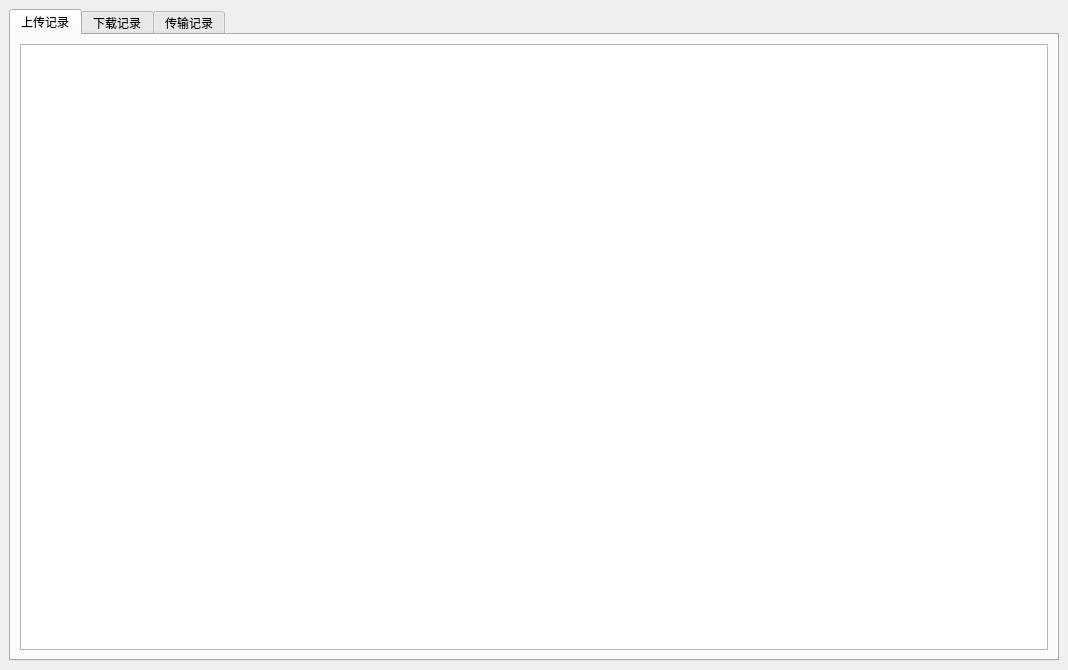
<?xml version="1.0" encoding="UTF-8"?>
<ui version="4.0">
 <class>MainWindow</class>
 <widget class="QWidget" name="MainWindow">
  <property name="windowModality">
   <enum>Qt::NonModal</enum>
  </property>
  <property name="geometry">
   <rect>
    <x>0</x>
    <y>0</y>
    <width>1068</width>
    <height>670</height>
   </rect>
  </property>
  <property name="windowTitle">
   <string>CloudDisk</string>
  </property>
  <property name="windowIcon">
   <iconset resource="resource.qrc">
    <normaloff>:/resource/logo_ico.ico</normaloff>:/resource/logo_ico.ico</iconset>
  </property>
  <layout class="QHBoxLayout" name="horizontalLayout">
   <property name="spacing">
    <number>0</number>
   </property>
   <property name="leftMargin">
    <number>0</number>
   </property>
   <property name="topMargin">
    <number>0</number>
   </property>
   <property name="rightMargin">
    <number>0</number>
   </property>
   <property name="bottomMargin">
    <number>0</number>
   </property>
   <item>
    <widget class="MainHeader" name="left_wg" native="true"/>
   </item>
   <item>
    <widget class="QWidget" name="right_wg" native="true">
     <property name="styleSheet">
      <string notr="true"/>
     </property>
     <layout class="QHBoxLayout" name="horizontalLayout_2">
      <property name="spacing">
       <number>0</number>
      </property>
      <property name="leftMargin">
       <number>0</number>
      </property>
      <property name="topMargin">
       <number>0</number>
      </property>
      <property name="rightMargin">
       <number>0</number>
      </property>
      <property name="bottomMargin">
       <number>0</number>
      </property>
      <item>
       <widget class="QStackedWidget" name="stackedWidget">
        <property name="currentIndex">
         <number>4</number>
        </property>
        <widget class="QWidget" name="page_list">
         <layout class="QHBoxLayout" name="horizontalLayout_3">
          <property name="spacing">
           <number>0</number>
          </property>
          <property name="leftMargin">
           <number>0</number>
          </property>
          <property name="topMargin">
           <number>0</number>
          </property>
          <property name="rightMargin">
           <number>0</number>
          </property>
          <property name="bottomMargin">
           <number>0</number>
          </property>
          <item>
           <widget class="QWidget" name="widget" native="true">
            <layout class="QHBoxLayout" name="horizontalLayout_8">
             <property name="spacing">
              <number>0</number>
             </property>
             <property name="leftMargin">
              <number>0</number>
             </property>
             <property name="topMargin">
              <number>0</number>
             </property>
             <property name="rightMargin">
              <number>0</number>
             </property>
             <property name="bottomMargin">
              <number>0</number>
             </property>
             <item>
              <widget class="QListWidget" name="listWidget">
               <property name="frameShape">
                <enum>QFrame::NoFrame</enum>
               </property>
               <property name="frameShadow">
                <enum>QFrame::Raised</enum>
               </property>
               <property name="editTriggers">
                <set>QAbstractItemView::NoEditTriggers</set>
               </property>
               <property name="selectionMode">
                <enum>QAbstractItemView::ExtendedSelection</enum>
               </property>
               <property name="resizeMode">
                <enum>QListView::Adjust</enum>
               </property>
               <property name="spacing">
                <number>30</number>
               </property>
              </widget>
             </item>
            </layout>
           </widget>
          </item>
         </layout>
        </widget>
        <widget class="QWidget" name="page_upload">
         <layout class="QHBoxLayout" name="horizontalLayout_4">
          <property name="spacing">
           <number>0</number>
          </property>
          <property name="leftMargin">
           <number>0</number>
          </property>
          <property name="topMargin">
           <number>0</number>
          </property>
          <property name="rightMargin">
           <number>0</number>
          </property>
          <property name="bottomMargin">
           <number>0</number>
          </property>
          <item>
           <widget class="QWidget" name="widget_2" native="true">
            <widget class="QLabel" name="label_2">
             <property name="geometry">
              <rect>
               <x>150</x>
               <y>80</y>
               <width>132</width>
               <height>38</height>
              </rect>
             </property>
             <property name="text">
              <string>&lt;html&gt;&lt;head/&gt;&lt;body&gt;&lt;p align=&quot;center&quot;&gt;&lt;span style=&quot; font-size:20pt;&quot;&gt;上传列表&lt;/span&gt;&lt;/p&gt;&lt;/body&gt;&lt;/html&gt;</string>
             </property>
            </widget>
           </widget>
          </item>
         </layout>
        </widget>
        <widget class="QWidget" name="page_myshare">
         <layout class="QHBoxLayout" name="horizontalLayout_5">
          <property name="spacing">
           <number>0</number>
          </property>
          <property name="leftMargin">
           <number>0</number>
          </property>
          <property name="topMargin">
           <number>0</number>
          </property>
          <property name="rightMargin">
           <number>0</number>
          </property>
          <property name="bottomMargin">
           <number>0</number>
          </property>
          <item>
           <widget class="QWidget" name="widget_5" native="true">
            <widget class="QLabel" name="label_3">
             <property name="geometry">
              <rect>
               <x>130</x>
               <y>120</y>
               <width>132</width>
               <height>38</height>
              </rect>
             </property>
             <property name="text">
              <string>&lt;html&gt;&lt;head/&gt;&lt;body&gt;&lt;p align=&quot;center&quot;&gt;&lt;span style=&quot; font-size:20pt;&quot;&gt;我的分享&lt;/span&gt;&lt;/p&gt;&lt;/body&gt;&lt;/html&gt;</string>
             </property>
            </widget>
           </widget>
          </item>
         </layout>
        </widget>
        <widget class="QWidget" name="page_shares">
         <layout class="QHBoxLayout" name="horizontalLayout_6">
          <property name="spacing">
           <number>0</number>
          </property>
          <property name="leftMargin">
           <number>0</number>
          </property>
          <property name="topMargin">
           <number>0</number>
          </property>
          <property name="rightMargin">
           <number>0</number>
          </property>
          <property name="bottomMargin">
           <number>0</number>
          </property>
          <item>
           <widget class="QWidget" name="widget_4" native="true">
            <widget class="QLabel" name="label_4">
             <property name="geometry">
              <rect>
               <x>450</x>
               <y>40</y>
               <width>132</width>
               <height>38</height>
              </rect>
             </property>
             <property name="text">
              <string>&lt;html&gt;&lt;head/&gt;&lt;body&gt;&lt;p align=&quot;center&quot;&gt;&lt;span style=&quot; font-size:20pt;&quot;&gt;分享列表&lt;/span&gt;&lt;/p&gt;&lt;/body&gt;&lt;/html&gt;</string>
             </property>
            </widget>
            <widget class="QTableWidget" name="tabwg_shares">
             <property name="geometry">
              <rect>
               <x>160</x>
               <y>110</y>
               <width>801</width>
               <height>511</height>
              </rect>
             </property>
            </widget>
           </widget>
          </item>
         </layout>
        </widget>
        <widget class="QWidget" name="page_trans">
         <layout class="QHBoxLayout" name="horizontalLayout_7">
          <property name="spacing">
           <number>0</number>
          </property>
          <property name="leftMargin">
           <number>0</number>
          </property>
          <property name="topMargin">
           <number>0</number>
          </property>
          <property name="rightMargin">
           <number>0</number>
          </property>
          <property name="bottomMargin">
           <number>0</number>
          </property>
          <item>
           <widget class="QWidget" name="widget_3" native="true">
            <layout class="QHBoxLayout" name="horizontalLayout_9">
             <item>
              <widget class="QTabWidget" name="tabWidget">
               <property name="currentIndex">
                <number>0</number>
               </property>
               <widget class="QWidget" name="tab_upload">
                <attribute name="title">
                 <string>上传记录</string>
                </attribute>
                <layout class="QHBoxLayout" name="horizontalLayout_10">
                 <item>
                  <widget class="QTextEdit" name="textEdit"/>
                 </item>
                </layout>
               </widget>
               <widget class="QWidget" name="tab_download">
                <attribute name="title">
                 <string>下载记录</string>
                </attribute>
               </widget>
               <widget class="QWidget" name="tab_record">
                <attribute name="title">
                 <string>传输记录</string>
                </attribute>
               </widget>
              </widget>
             </item>
            </layout>
           </widget>
          </item>
         </layout>
        </widget>
       </widget>
      </item>
     </layout>
    </widget>
   </item>
  </layout>
 </widget>
 <customwidgets>
  <customwidget>
   <class>MainHeader</class>
   <extends>QWidget</extends>
   <header location="global">mainheader.h</header>
   <container>1</container>
  </customwidget>
 </customwidgets>
 <resources>
  <include location="resource.qrc"/>
 </resources>
 <connections/>
</ui>
